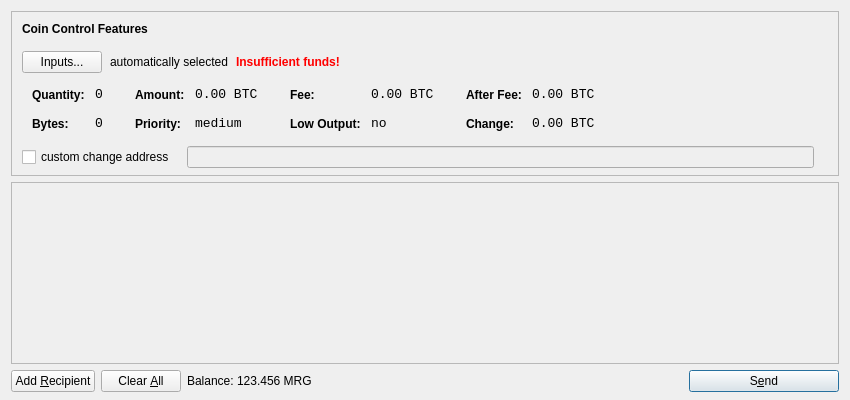
<?xml version="1.0" encoding="UTF-8"?>
<ui version="4.0">
 <class>SendCoinsDialog</class>
 <widget class="QDialog" name="SendCoinsDialog">
  <property name="geometry">
   <rect>
    <x>0</x>
    <y>0</y>
    <width>850</width>
    <height>400</height>
   </rect>
  </property>
  <property name="windowTitle">
   <string>Send Coins</string>
  </property>
  <layout class="QVBoxLayout" name="verticalLayout" stretch="0,1,0">
   <property name="bottomMargin">
    <number>8</number>
   </property>
   <item>
    <widget class="QFrame" name="frameCoinControl">
     <property name="sizePolicy">
      <sizepolicy hsizetype="Expanding" vsizetype="Expanding">
       <horstretch>0</horstretch>
       <verstretch>0</verstretch>
      </sizepolicy>
     </property>
     <property name="maximumSize">
      <size>
       <width>16777215</width>
       <height>16777215</height>
      </size>
     </property>
     <property name="frameShape">
      <enum>QFrame::StyledPanel</enum>
     </property>
     <property name="frameShadow">
      <enum>QFrame::Sunken</enum>
     </property>
     <layout class="QVBoxLayout" name="verticalLayoutCoinControl2">
      <property name="spacing">
       <number>-1</number>
      </property>
      <property name="leftMargin">
       <number>0</number>
      </property>
      <property name="topMargin">
       <number>0</number>
      </property>
      <property name="rightMargin">
       <number>0</number>
      </property>
      <property name="bottomMargin">
       <number>6</number>
      </property>
      <item>
       <layout class="QVBoxLayout" name="verticalLayoutCoinControl" stretch="0,0,0,0,1">
        <property name="spacing">
         <number>0</number>
        </property>
        <property name="leftMargin">
         <number>10</number>
        </property>
        <property name="topMargin">
         <number>10</number>
        </property>
        <item>
         <layout class="QHBoxLayout" name="horizontalLayoutCoinControl1">
          <property name="bottomMargin">
           <number>15</number>
          </property>
          <item>
           <widget class="QLabel" name="labelCoinControlFeatures">
            <property name="sizePolicy">
             <sizepolicy hsizetype="Preferred" vsizetype="Maximum">
              <horstretch>0</horstretch>
              <verstretch>0</verstretch>
             </sizepolicy>
            </property>
            <property name="font">
             <font>
              <weight>75</weight>
              <bold>true</bold>
             </font>
            </property>
            <property name="styleSheet">
             <string notr="true">font-weight:bold;</string>
            </property>
            <property name="text">
             <string>Coin Control Features</string>
            </property>
           </widget>
          </item>
         </layout>
        </item>
        <item>
         <layout class="QHBoxLayout" name="horizontalLayoutCoinControl2" stretch="0,0,0,0">
          <property name="spacing">
           <number>8</number>
          </property>
          <property name="bottomMargin">
           <number>10</number>
          </property>
          <item>
           <widget class="QPushButton" name="pushButtonCoinControl">
            <property name="styleSheet">
             <string notr="true"/>
            </property>
            <property name="text">
             <string>Inputs...</string>
            </property>
           </widget>
          </item>
          <item>
           <widget class="QLabel" name="labelCoinControlAutomaticallySelected">
            <property name="text">
             <string>automatically selected</string>
            </property>
            <property name="margin">
             <number>5</number>
            </property>
           </widget>
          </item>
          <item>
           <widget class="QLabel" name="labelCoinControlInsuffFunds">
            <property name="font">
             <font>
              <weight>75</weight>
              <bold>true</bold>
             </font>
            </property>
            <property name="styleSheet">
             <string notr="true">color:red;font-weight:bold;</string>
            </property>
            <property name="text">
             <string>Insufficient funds!</string>
            </property>
            <property name="margin">
             <number>5</number>
            </property>
           </widget>
          </item>
          <item>
           <spacer name="horizontalSpacerCoinControl">
            <property name="orientation">
             <enum>Qt::Horizontal</enum>
            </property>
            <property name="sizeHint" stdset="0">
             <size>
              <width>40</width>
              <height>1</height>
             </size>
            </property>
           </spacer>
          </item>
         </layout>
        </item>
        <item>
         <widget class="QWidget" name="widgetCoinControl" native="true">
          <property name="sizePolicy">
           <sizepolicy hsizetype="Preferred" vsizetype="Preferred">
            <horstretch>0</horstretch>
            <verstretch>0</verstretch>
           </sizepolicy>
          </property>
          <property name="minimumSize">
           <size>
            <width>0</width>
            <height>0</height>
           </size>
          </property>
          <property name="styleSheet">
           <string notr="true"/>
          </property>
          <layout class="QHBoxLayout" name="horizontalLayoutCoinControl5">
           <property name="margin">
            <number>0</number>
           </property>
           <item>
            <layout class="QHBoxLayout" name="horizontalLayoutCoinControl3" stretch="0,0,0,1">
             <property name="spacing">
              <number>20</number>
             </property>
             <property name="topMargin">
              <number>0</number>
             </property>
             <property name="bottomMargin">
              <number>10</number>
             </property>
             <item>
              <layout class="QFormLayout" name="formLayoutCoinControl1">
               <property name="horizontalSpacing">
                <number>10</number>
               </property>
               <property name="verticalSpacing">
                <number>14</number>
               </property>
               <property name="leftMargin">
                <number>10</number>
               </property>
               <property name="topMargin">
                <number>4</number>
               </property>
               <property name="rightMargin">
                <number>6</number>
               </property>
               <item row="0" column="0">
                <widget class="QLabel" name="labelCoinControlQuantityText">
                 <property name="styleSheet">
                  <string notr="true">font-weight:bold;</string>
                 </property>
                 <property name="text">
                  <string>Quantity:</string>
                 </property>
                 <property name="margin">
                  <number>0</number>
                 </property>
                </widget>
               </item>
               <item row="0" column="1">
                <widget class="QLabel" name="labelCoinControlQuantity">
                 <property name="font">
                  <font>
                   <family>Monospace</family>
                   <pointsize>10</pointsize>
                  </font>
                 </property>
                 <property name="cursor">
                  <cursorShape>IBeamCursor</cursorShape>
                 </property>
                 <property name="contextMenuPolicy">
                  <enum>Qt::ActionsContextMenu</enum>
                 </property>
                 <property name="text">
                  <string notr="true">0</string>
                 </property>
                 <property name="margin">
                  <number>0</number>
                 </property>
                 <property name="textInteractionFlags">
                  <set>Qt::LinksAccessibleByMouse|Qt::TextSelectableByKeyboard|Qt::TextSelectableByMouse</set>
                 </property>
                </widget>
               </item>
               <item row="1" column="0">
                <widget class="QLabel" name="labelCoinControlBytesText">
                 <property name="styleSheet">
                  <string notr="true">font-weight:bold;</string>
                 </property>
                 <property name="text">
                  <string>Bytes:</string>
                 </property>
                </widget>
               </item>
               <item row="1" column="1">
                <widget class="QLabel" name="labelCoinControlBytes">
                 <property name="font">
                  <font>
                   <family>Monospace</family>
                   <pointsize>10</pointsize>
                  </font>
                 </property>
                 <property name="cursor">
                  <cursorShape>IBeamCursor</cursorShape>
                 </property>
                 <property name="contextMenuPolicy">
                  <enum>Qt::ActionsContextMenu</enum>
                 </property>
                 <property name="text">
                  <string notr="true">0</string>
                 </property>
                 <property name="textInteractionFlags">
                  <set>Qt::LinksAccessibleByMouse|Qt::TextSelectableByKeyboard|Qt::TextSelectableByMouse</set>
                 </property>
                </widget>
               </item>
              </layout>
             </item>
             <item>
              <layout class="QFormLayout" name="formLayoutCoinControl2">
               <property name="horizontalSpacing">
                <number>10</number>
               </property>
               <property name="verticalSpacing">
                <number>14</number>
               </property>
               <property name="leftMargin">
                <number>6</number>
               </property>
               <property name="topMargin">
                <number>4</number>
               </property>
               <property name="rightMargin">
                <number>6</number>
               </property>
               <item row="0" column="0">
                <widget class="QLabel" name="labelCoinControlAmountText">
                 <property name="styleSheet">
                  <string notr="true">font-weight:bold;</string>
                 </property>
                 <property name="text">
                  <string>Amount:</string>
                 </property>
                 <property name="margin">
                  <number>0</number>
                 </property>
                </widget>
               </item>
               <item row="0" column="1">
                <widget class="QLabel" name="labelCoinControlAmount">
                 <property name="font">
                  <font>
                   <family>Monospace</family>
                   <pointsize>10</pointsize>
                  </font>
                 </property>
                 <property name="cursor">
                  <cursorShape>IBeamCursor</cursorShape>
                 </property>
                 <property name="contextMenuPolicy">
                  <enum>Qt::ActionsContextMenu</enum>
                 </property>
                 <property name="text">
                  <string notr="true">0.00 BTC</string>
                 </property>
                 <property name="textInteractionFlags">
                  <set>Qt::LinksAccessibleByMouse|Qt::TextSelectableByKeyboard|Qt::TextSelectableByMouse</set>
                 </property>
                </widget>
               </item>
               <item row="1" column="0">
                <widget class="QLabel" name="labelCoinControlPriorityText">
                 <property name="styleSheet">
                  <string notr="true">font-weight:bold;</string>
                 </property>
                 <property name="text">
                  <string>Priority:</string>
                 </property>
                </widget>
               </item>
               <item row="1" column="1">
                <widget class="QLabel" name="labelCoinControlPriority">
                 <property name="font">
                  <font>
                   <family>Monospace</family>
                   <pointsize>10</pointsize>
                  </font>
                 </property>
                 <property name="cursor">
                  <cursorShape>IBeamCursor</cursorShape>
                 </property>
                 <property name="contextMenuPolicy">
                  <enum>Qt::ActionsContextMenu</enum>
                 </property>
                 <property name="text">
                  <string>medium</string>
                 </property>
                 <property name="textInteractionFlags">
                  <set>Qt::LinksAccessibleByMouse|Qt::TextSelectableByKeyboard|Qt::TextSelectableByMouse</set>
                 </property>
                </widget>
               </item>
              </layout>
             </item>
             <item>
              <layout class="QFormLayout" name="formLayoutCoinControl3">
               <property name="horizontalSpacing">
                <number>10</number>
               </property>
               <property name="verticalSpacing">
                <number>14</number>
               </property>
               <property name="leftMargin">
                <number>6</number>
               </property>
               <property name="topMargin">
                <number>4</number>
               </property>
               <property name="rightMargin">
                <number>6</number>
               </property>
               <item row="0" column="0">
                <widget class="QLabel" name="labelCoinControlFeeText">
                 <property name="styleSheet">
                  <string notr="true">font-weight:bold;</string>
                 </property>
                 <property name="text">
                  <string>Fee:</string>
                 </property>
                 <property name="margin">
                  <number>0</number>
                 </property>
                </widget>
               </item>
               <item row="0" column="1">
                <widget class="QLabel" name="labelCoinControlFee">
                 <property name="font">
                  <font>
                   <family>Monospace</family>
                   <pointsize>10</pointsize>
                  </font>
                 </property>
                 <property name="cursor">
                  <cursorShape>IBeamCursor</cursorShape>
                 </property>
                 <property name="contextMenuPolicy">
                  <enum>Qt::ActionsContextMenu</enum>
                 </property>
                 <property name="text">
                  <string notr="true">0.00 BTC</string>
                 </property>
                 <property name="textInteractionFlags">
                  <set>Qt::LinksAccessibleByMouse|Qt::TextSelectableByKeyboard|Qt::TextSelectableByMouse</set>
                 </property>
                </widget>
               </item>
               <item row="1" column="0">
                <widget class="QLabel" name="labelCoinControlLowOutputText">
                 <property name="styleSheet">
                  <string notr="true">font-weight:bold;</string>
                 </property>
                 <property name="text">
                  <string>Low Output:</string>
                 </property>
                </widget>
               </item>
               <item row="1" column="1">
                <widget class="QLabel" name="labelCoinControlLowOutput">
                 <property name="font">
                  <font>
                   <family>Monospace</family>
                   <pointsize>10</pointsize>
                  </font>
                 </property>
                 <property name="cursor">
                  <cursorShape>IBeamCursor</cursorShape>
                 </property>
                 <property name="contextMenuPolicy">
                  <enum>Qt::ActionsContextMenu</enum>
                 </property>
                 <property name="text">
                  <string>no</string>
                 </property>
                 <property name="textInteractionFlags">
                  <set>Qt::LinksAccessibleByMouse|Qt::TextSelectableByKeyboard|Qt::TextSelectableByMouse</set>
                 </property>
                </widget>
               </item>
              </layout>
             </item>
             <item>
              <layout class="QFormLayout" name="formLayoutCoinControl4">
               <property name="horizontalSpacing">
                <number>10</number>
               </property>
               <property name="verticalSpacing">
                <number>14</number>
               </property>
               <property name="leftMargin">
                <number>6</number>
               </property>
               <property name="topMargin">
                <number>4</number>
               </property>
               <property name="rightMargin">
                <number>6</number>
               </property>
               <item row="0" column="0">
                <widget class="QLabel" name="labelCoinControlAfterFeeText">
                 <property name="styleSheet">
                  <string notr="true">font-weight:bold;</string>
                 </property>
                 <property name="text">
                  <string>After Fee:</string>
                 </property>
                 <property name="margin">
                  <number>0</number>
                 </property>
                </widget>
               </item>
               <item row="0" column="1">
                <widget class="QLabel" name="labelCoinControlAfterFee">
                 <property name="font">
                  <font>
                   <family>Monospace</family>
                   <pointsize>10</pointsize>
                  </font>
                 </property>
                 <property name="cursor">
                  <cursorShape>IBeamCursor</cursorShape>
                 </property>
                 <property name="contextMenuPolicy">
                  <enum>Qt::ActionsContextMenu</enum>
                 </property>
                 <property name="text">
                  <string notr="true">0.00 BTC</string>
                 </property>
                 <property name="textInteractionFlags">
                  <set>Qt::LinksAccessibleByMouse|Qt::TextSelectableByKeyboard|Qt::TextSelectableByMouse</set>
                 </property>
                </widget>
               </item>
               <item row="1" column="0">
                <widget class="QLabel" name="labelCoinControlChangeText">
                 <property name="styleSheet">
                  <string notr="true">font-weight:bold;</string>
                 </property>
                 <property name="text">
                  <string>Change:</string>
                 </property>
                </widget>
               </item>
               <item row="1" column="1">
                <widget class="QLabel" name="labelCoinControlChange">
                 <property name="font">
                  <font>
                   <family>Monospace</family>
                   <pointsize>10</pointsize>
                  </font>
                 </property>
                 <property name="cursor">
                  <cursorShape>IBeamCursor</cursorShape>
                 </property>
                 <property name="contextMenuPolicy">
                  <enum>Qt::ActionsContextMenu</enum>
                 </property>
                 <property name="text">
                  <string notr="true">0.00 BTC</string>
                 </property>
                 <property name="textInteractionFlags">
                  <set>Qt::LinksAccessibleByMouse|Qt::TextSelectableByKeyboard|Qt::TextSelectableByMouse</set>
                 </property>
                </widget>
               </item>
              </layout>
             </item>
            </layout>
           </item>
          </layout>
         </widget>
        </item>
        <item>
         <layout class="QHBoxLayout" name="horizontalLayoutCoinControl4" stretch="0,0,0">
          <property name="spacing">
           <number>12</number>
          </property>
          <property name="sizeConstraint">
           <enum>QLayout::SetDefaultConstraint</enum>
          </property>
          <property name="topMargin">
           <number>5</number>
          </property>
          <property name="rightMargin">
           <number>5</number>
          </property>
          <item>
           <widget class="QCheckBox" name="checkBoxCoinControlChange">
            <property name="text">
             <string>custom change address</string>
            </property>
           </widget>
          </item>
          <item>
           <widget class="QLineEdit" name="lineEditCoinControlChange">
            <property name="enabled">
             <bool>false</bool>
            </property>
            <property name="sizePolicy">
             <sizepolicy hsizetype="Expanding" vsizetype="Fixed">
              <horstretch>0</horstretch>
              <verstretch>0</verstretch>
             </sizepolicy>
            </property>
           </widget>
          </item>
          <item>
           <widget class="QLabel" name="labelCoinControlChangeLabel">
            <property name="sizePolicy">
             <sizepolicy hsizetype="Preferred" vsizetype="Expanding">
              <horstretch>0</horstretch>
              <verstretch>0</verstretch>
             </sizepolicy>
            </property>
            <property name="minimumSize">
             <size>
              <width>0</width>
              <height>0</height>
             </size>
            </property>
            <property name="text">
             <string/>
            </property>
            <property name="margin">
             <number>3</number>
            </property>
           </widget>
          </item>
         </layout>
        </item>
        <item>
         <spacer name="verticalSpacerCoinControl">
          <property name="orientation">
           <enum>Qt::Vertical</enum>
          </property>
          <property name="sizeHint" stdset="0">
           <size>
            <width>800</width>
            <height>1</height>
           </size>
          </property>
         </spacer>
        </item>
       </layout>
      </item>
     </layout>
    </widget>
   </item>
   <item>
    <widget class="QScrollArea" name="scrollArea">
     <property name="widgetResizable">
      <bool>true</bool>
     </property>
     <widget class="QWidget" name="scrollAreaWidgetContents">
      <property name="geometry">
       <rect>
        <x>0</x>
        <y>0</y>
        <width>830</width>
        <height>165</height>
       </rect>
      </property>
      <layout class="QVBoxLayout" name="verticalLayout_2">
       <property name="margin">
        <number>0</number>
       </property>
       <item>
        <layout class="QVBoxLayout" name="entries">
         <property name="spacing">
          <number>6</number>
         </property>
        </layout>
       </item>
       <item>
        <spacer name="verticalSpacer">
         <property name="orientation">
          <enum>Qt::Vertical</enum>
         </property>
         <property name="sizeHint" stdset="0">
          <size>
           <width>20</width>
           <height>40</height>
          </size>
         </property>
        </spacer>
       </item>
      </layout>
     </widget>
    </widget>
   </item>
   <item>
    <layout class="QHBoxLayout" name="horizontalLayout">
     <item>
      <widget class="QPushButton" name="addButton">
       <property name="toolTip">
        <string>Send to multiple recipients at once</string>
       </property>
       <property name="text">
        <string>Add &amp;Recipient</string>
       </property>
       <property name="icon">
        <iconset resource="../bitcoin.qrc">
         <normaloff>:/icons/add</normaloff>:/icons/add</iconset>
       </property>
       <property name="autoDefault">
        <bool>false</bool>
       </property>
      </widget>
     </item>
     <item>
      <widget class="QPushButton" name="clearButton">
       <property name="sizePolicy">
        <sizepolicy hsizetype="Minimum" vsizetype="Fixed">
         <horstretch>0</horstretch>
         <verstretch>0</verstretch>
        </sizepolicy>
       </property>
       <property name="toolTip">
        <string>Remove all transaction fields</string>
       </property>
       <property name="text">
        <string>Clear &amp;All</string>
       </property>
       <property name="icon">
        <iconset resource="../bitcoin.qrc">
         <normaloff>:/icons/remove</normaloff>:/icons/remove</iconset>
       </property>
       <property name="autoRepeatDelay">
        <number>300</number>
       </property>
       <property name="autoDefault">
        <bool>false</bool>
       </property>
      </widget>
     </item>
     <item>
      <layout class="QHBoxLayout" name="horizontalLayout_2">
       <property name="spacing">
        <number>3</number>
       </property>
       <item>
        <widget class="QLabel" name="label">
         <property name="text">
          <string>Balance:</string>
         </property>
        </widget>
       </item>
       <item>
        <widget class="QLabel" name="labelBalance">
         <property name="cursor">
          <cursorShape>IBeamCursor</cursorShape>
         </property>
         <property name="text">
          <string>123.456 MRG</string>
         </property>
         <property name="textInteractionFlags">
          <set>Qt::LinksAccessibleByMouse|Qt::TextSelectableByKeyboard|Qt::TextSelectableByMouse</set>
         </property>
        </widget>
       </item>
      </layout>
     </item>
     <item>
      <spacer name="horizontalSpacer">
       <property name="orientation">
        <enum>Qt::Horizontal</enum>
       </property>
       <property name="sizeHint" stdset="0">
        <size>
         <width>40</width>
         <height>20</height>
        </size>
       </property>
      </spacer>
     </item>
     <item>
      <widget class="QPushButton" name="sendButton">
       <property name="minimumSize">
        <size>
         <width>150</width>
         <height>0</height>
        </size>
       </property>
       <property name="toolTip">
        <string>Confirm the send action</string>
       </property>
       <property name="text">
        <string>S&amp;end</string>
       </property>
       <property name="icon">
        <iconset resource="../bitcoin.qrc">
         <normaloff>:/icons/send</normaloff>:/icons/send</iconset>
       </property>
       <property name="default">
        <bool>true</bool>
       </property>
      </widget>
     </item>
    </layout>
   </item>
  </layout>
 </widget>
 <resources>
  <include location="../bitcoin.qrc"/>
 </resources>
 <connections/>
</ui>
